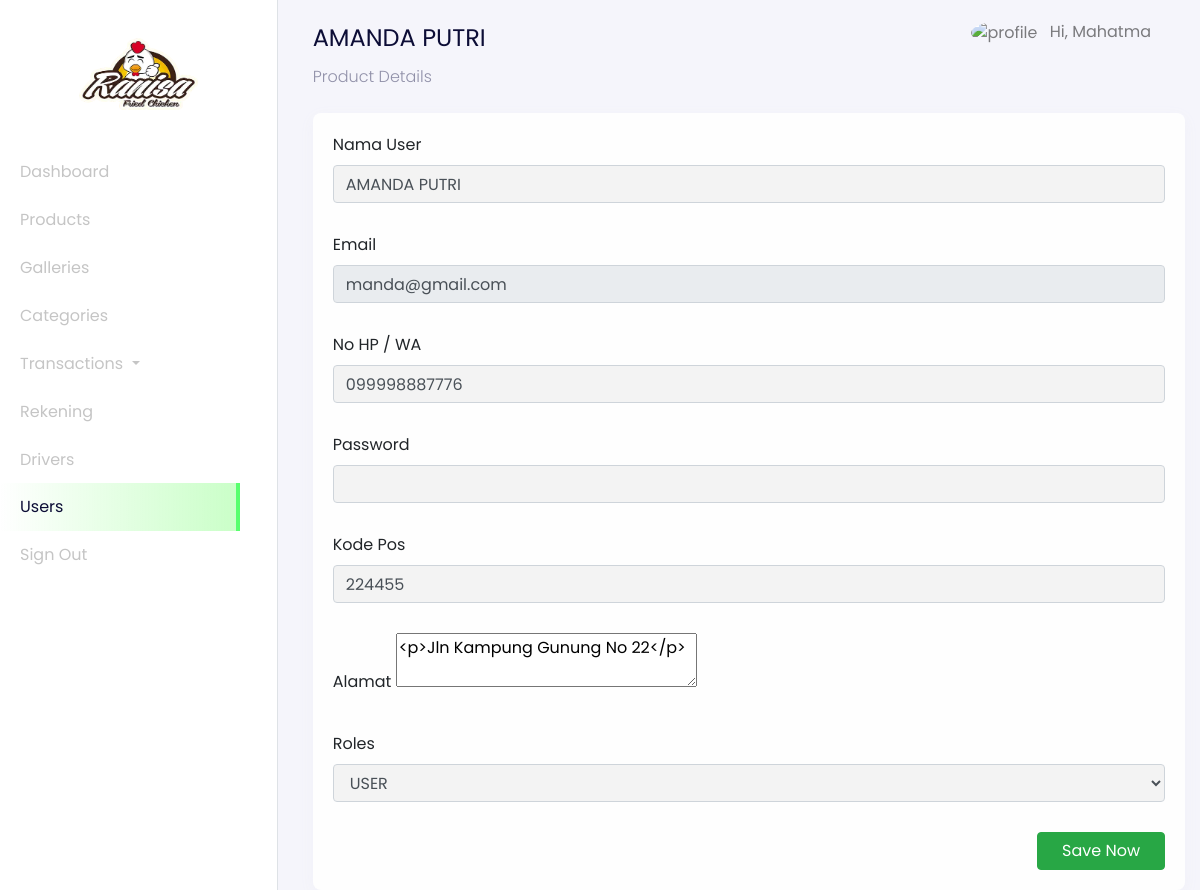
The app's page /admin?page=users-details&id=3 (signed in) with its own data.
### tables this page shows
CREATE TABLE `users` (
  `id_user` int(11) NOT NULL,
  `name` varchar(255) NOT NULL,
  `email` varchar(255) NOT NULL,
  `password` varchar(255) NOT NULL,
  `address` text DEFAULT NULL,
  `phone_number` varchar(255) NOT NULL,
  `postal_code` varchar(191) NOT NULL,
  `roles` varchar(255) NOT NULL
);

### config/config.php (called while the page is built, shortened)
<?php
$host = 'localhost';
$user = 'root';
$password = '';
$dbname = 'daging_online';
$conn = mysqli_connect($host, $user, $password, $dbname);
function query($query)
{
    global $conn;
    $result = mysqli_query($conn, $query);
    $rows = [];
    while ($row = mysqli_fetch_assoc($result)) {
        $rows[] = $row;
    }
    return $rows;
}

### admin/users/dashboard-users-details.php (the view, shortened to what this page needs)
<?php
$id = $_GET["id"];
$users = query("SELECT * FROM users WHERE id_user = $id")[0];
?>
<nav
  class="navbar navbar-expand-lg navbar-light navbar-store fixed-top"
  data-aos="fade-down"
>
  <div class="container-fluid">
    <div class="collpase navbar-collapse" id="navbarResponsive">
      <ul class="navbar-nav d-none d-lg-flex ml-auto">
        <li class="nav-item dropdown">
          <a
            href="#"
            class="nav-link"
            id="navbarDropdown"
            role="button"
            data-toggle="dropdown"
          >
          <img
              src="../assets/images/person-circle.svg"
              alt="profile"
              height="40px"
              class="rounded-circle mr-2 profile-picture"
            />
            <?php
              $id_user = $_SESSION['user'];
              $user = query("SELECT * FROM users WHERE id_user = $id_user")[0];
            ?>
            Hi, <?= $user["name"]; ?>
          </a>
        </li>
      </ul>
    </div>
  </div>
</nav>
<div
  class="section-content section-dashboard-home"
  data-aos="fade-up"
>
  <div class="container-fluid">
    <div class="dashboard-heading">
      <h2 class="dashboard-title"><?= $users["name"]; ?></h2>
      <p class="dashboard-subtitle">Product Details</p>
    </div>
    <div class="dashboard-content">
      <div class="row">
        <div class="col-12 mt-2">
          <form action="" method="POST">
            <div class="card">
              <div class="card-body">
                  <div class="row">
                    <div class="col-md-12">
                      <div class="form-group">
                        <label for="name">Nama User</label>
                        <input
                          type="text"
                          name="name"
                          id="name"
                          class="form-control"
                          value="<?= $users["name"]; ?>"
                          required
                        />
                      </div>
                    </div>
                    <div class="col-md-12">
                      <div class="form-group">
                        <label for="email">Email</label>
                        <input
                          type="text"
                          name="email"
                          id="email"
                          class="form-control"
                          value="<?= $users["email"]; ?>"
                          readonly
                        />
                      </div>
                    </div>
                    <div class="col-md-12">
                      <div class="form-group">
                        <label for="phone_number">No HP / WA</label>
                        <input
                          type="number"
                          name="phone_number"
                          id="phone_number"
                          class="form-control"
                          value="<?= $users["phone_number"]; ?>"
                          required
                        />
                      </div>
                    </div>
                    <div class="col-md-12">
                      <div class="form-group">
                        <label for="password">Password</label>
                        <input
                          type="password"
                          name="password"
                          id="password"
                          class="form-control"
                        />
                      </div>
                    </div>
                    <div class="col-md-12">
                      <div class="form-group">
                        <label for="code">Kode Pos</label>
                        <input
                          type="text"
                          name="code"
                          id="code"
                          class="form-control"
                          value="<?= $users["postal_code"]; ?>"
                        />
                      </div>
                    </div>
                    <div class="col-md-12">
                      <div class="form-group">
                        <label>Alamat</label>
                        <textarea name="alamat" id="editor" required><?= $users["address"]; ?></textarea>
                      </div>
                    </div>
                    <div class="col-md-12">
                      <div class="form-group">
                        <label for="roles">Roles</label>
                        <select name="roles" id="roles" class="form-control" required>
                          <option value="<?= $users["roles"]; ?>" selected><?= $users["roles"]; ?></option>
                        </select>
                      </div>
                    </div>
                  </div>
                  <div class="row">
                    <div class="col-12 text-right">
                      <button
                        type="submit"
                        name="updateUser"
                        class="btn btn-success px-4"
                      >
                        Save Now
                      </button>
                    </div>
                  </div>
              </div>
            </div>
          </form>
        </div>
      </div>
    </div>
  </div>
</div>

### records on screen
users: name "Mahatma"
users: name "AMANDA PUTRI", email "manda@gmail.com", phone_number "099998887776", code "224455", alamat "<p>Jln Kampung Gunung No 22</p>", roles "USER"
